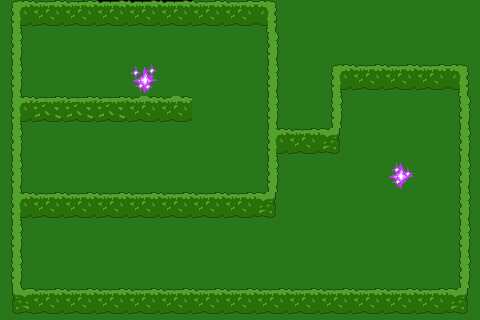

Below is a game level as drawn by its tile map, then a one-line description and the .tmx that defines it (tile-layer data replaced by summaries):
An orthogonal 15x10 tile map with 32x32 px tiles, 6 tile layers (floor-1, walls-1, decoration-1, floor-2, ...), 2 tilesets and 7 objects (2x ramp-up, 2x ramp-down, target, crate, start).

<map version="1.0" orientation="orthogonal" width="15" height="10" tilewidth="32" tileheight="32">
 <tileset firstgid="1" name="cemetry_256" tilewidth="32" tileheight="32">
  <image source="textures/cemetry_set.png" width="256" height="256" />
  <tile id="5">
   <properties>
    <property name="target" value="" />
   </properties>
  </tile>
  <tile id="6">
   <properties>
    <property name="cratetarget" value="" />
   </properties>
  </tile>
  <tile id="7">
   <properties>
    <property name="crate" value="" />
   </properties>
  </tile>
 </tileset>
 <tileset firstgid="65" name="warp" tilewidth="32" tileheight="32">
  <image source="sprites/warp.png" width="128" height="128" />
 </tileset>
 <layer name="floor-1" width="15" height="10">
  <data>[150 cells, 150 non-empty, 3 distinct tile ids]</data>
 </layer>
 <layer name="walls-1" width="15" height="10">
  <data>[150 cells, 64 non-empty, 11 distinct tile ids]</data>
 </layer>
 <objectgroup name="objects-1" width="15" height="10">
  <object name="target" type="target" x="96" y="256" width="32" height="32" />
  <object name="ramp-up" type="ramp-up" x="128" y="64" width="32" height="32" />
  <object name="ramp-down" type="ramp-down" x="384" y="160" width="32" height="32" />
 </objectgroup>
 <layer name="decoration-1" width="15" height="10">
  <data>[150 cells, 7 non-empty, 6 distinct tile ids]</data>
 </layer>
 <layer name="floor-2" width="15" height="10">
  <data>[150 cells, 150 non-empty, 2 distinct tile ids]</data>
 </layer>
 <layer name="walls-2" width="15" height="10">
  <data>[150 cells, 64 non-empty, 9 distinct tile ids]</data>
 </layer>
 <objectgroup name="objects-2" width="15" height="10">
  <object name="crate" type="crate" x="128" y="128" width="32" height="32" />
  <object name="start" type="start" x="32" y="128" width="32" height="32" />
  <object name="ramp-down" type="ramp-down" x="128" y="64" width="32" height="32" />
  <object name="ramp-up" type="ramp-up" x="384" y="160" width="32" height="32" />
 </objectgroup>
 <layer name="decoration-2" width="15" height="10">
  <data>[150 cells, 2 non-empty, 2 distinct tile ids]</data>
 </layer>
</map>
